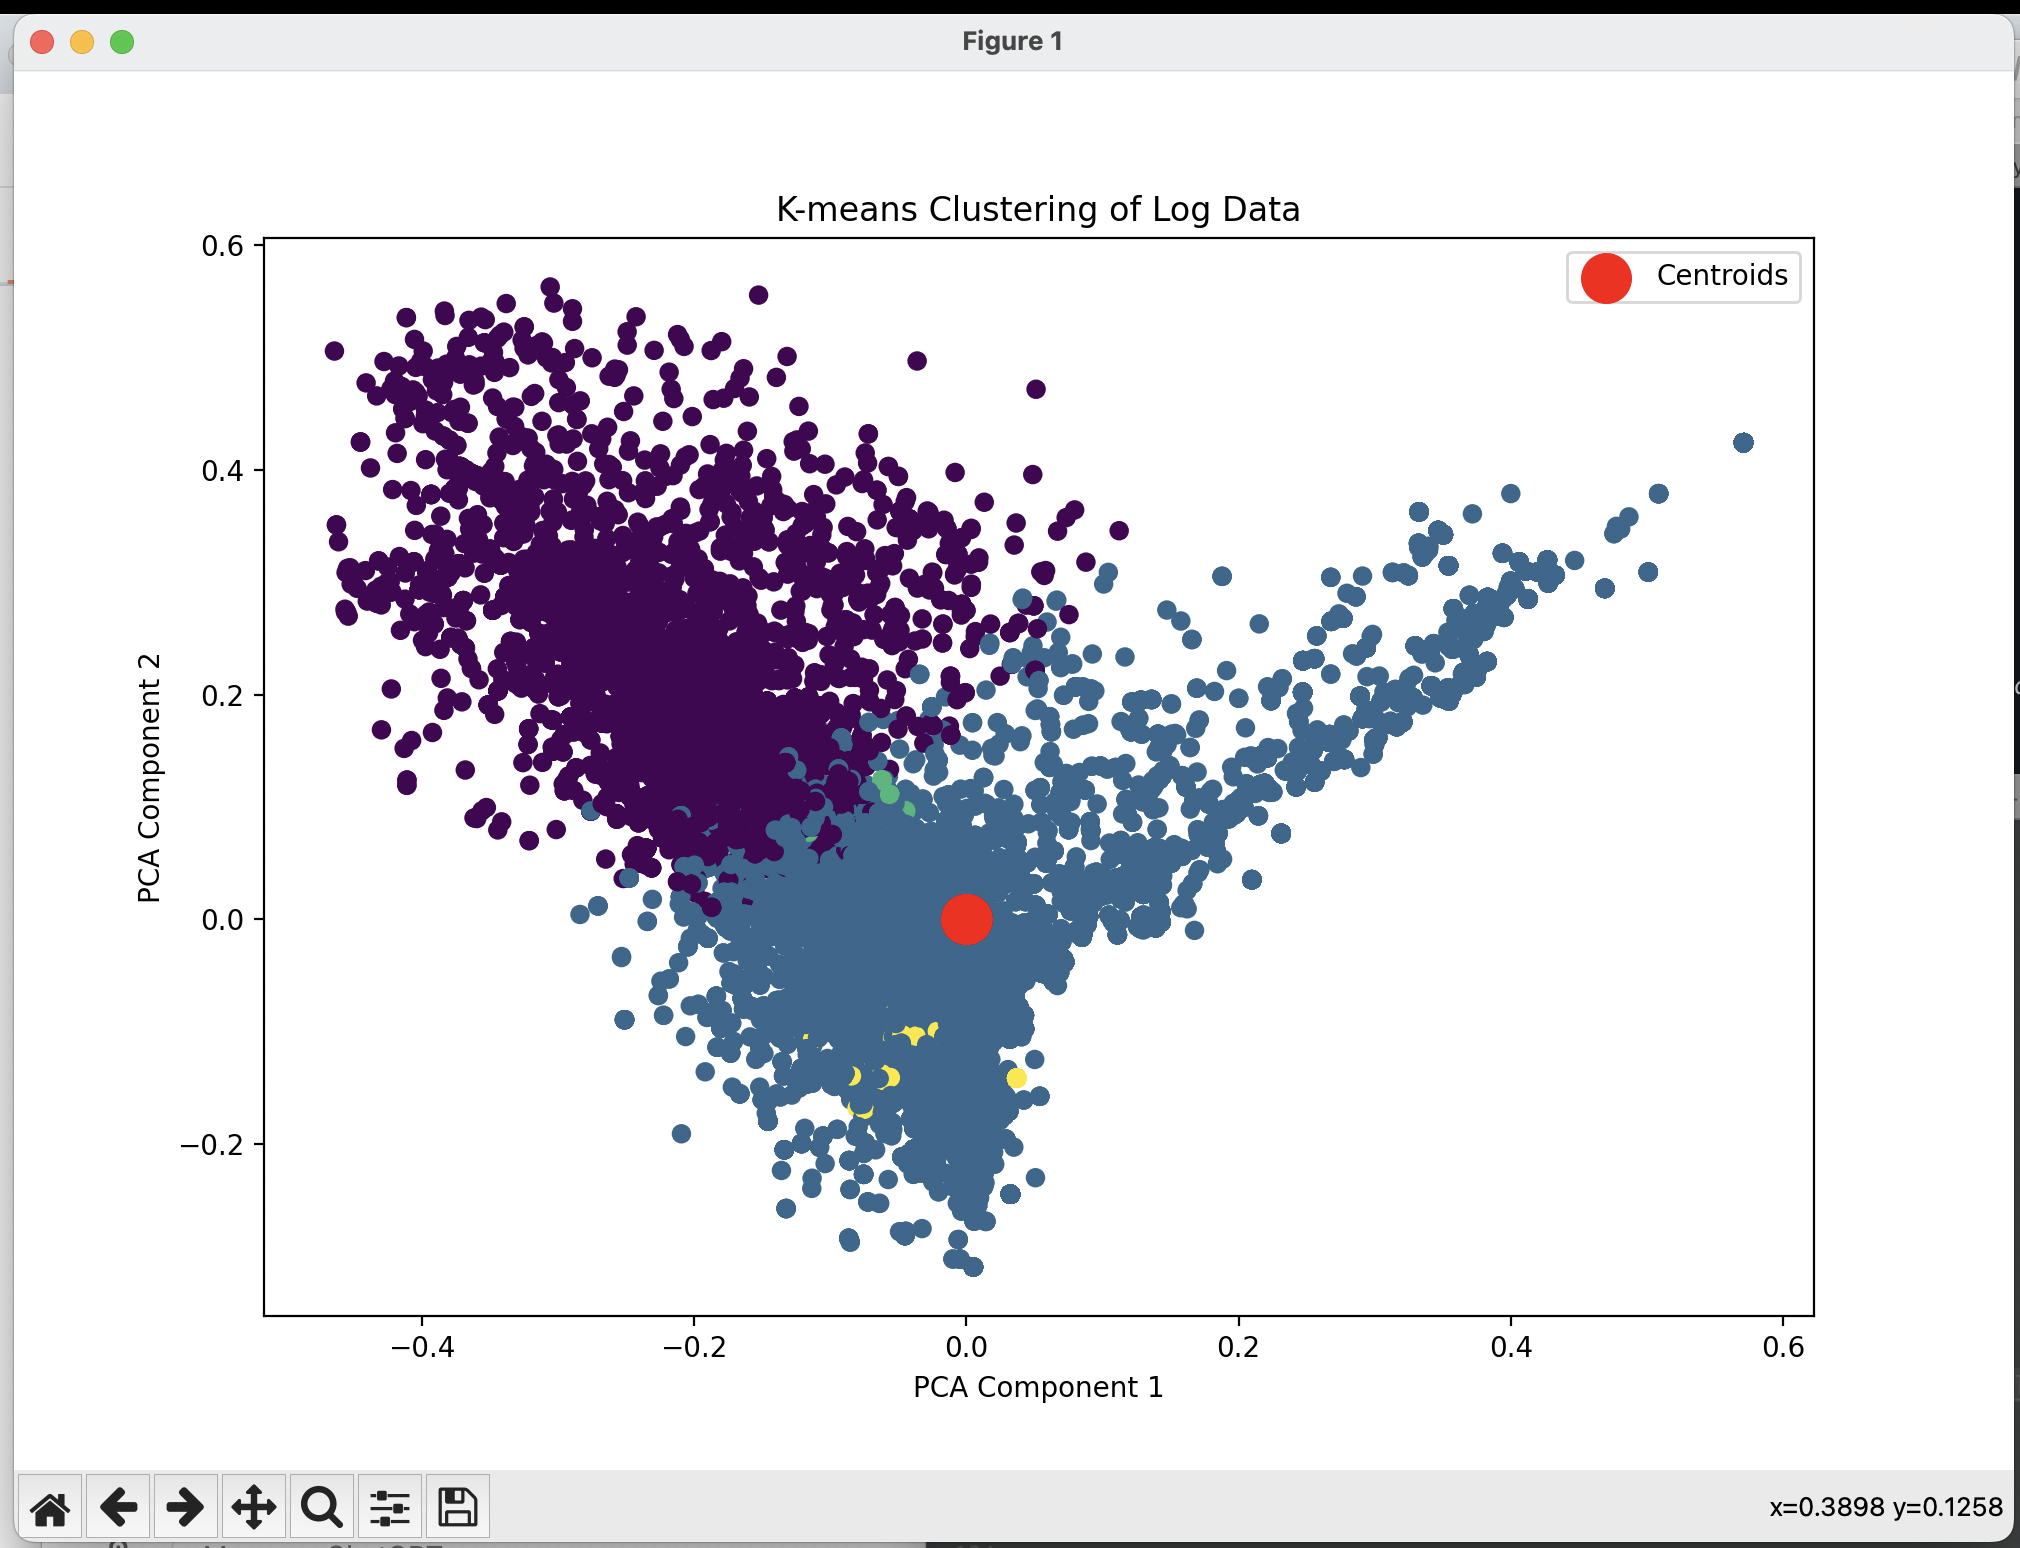

Source code (Python):
# --- python log  kmeans visualization

# To visualize K-means clustering results for log data in Python, we can use libraries like `matplotlib`, `seaborn`, or `plotly`. Here's a step-by-step example showing how to preprocess logs, apply K-means clustering, and visualize the clusters in 2D using `matplotlib` and `sklearn`.

# ### Example Workflow:

# 1. **Load the log data**:
#    - Parse the log file to extract relevant features.
#    - Use vectorization techniques (like `TF-IDF` for text) or extract numerical features.

# 2. **Apply K-Means**:
#    - Use `KMeans` from `sklearn` to cluster the data.

# 3. **Visualize the Clusters**:
#    - Use `matplotlib` to visualize the clusters in a 2D scatter plot.

# ### Code Example

# ```python
import re
import numpy as np
import matplotlib.pyplot as plt
from sklearn.feature_extraction.text import TfidfVectorizer
from sklearn.cluster import KMeans
from sklearn.decomposition import PCA

# 1. Load and preprocess the log data
#def extract_log_data(log_file):
#    # A simple regex to extract relevant log data
#    log_pattern = r'\[(.*?)\] (.*?) (.*)'
#    logs = []
#    with open(log_file, 'r') as f:
#        for line in f:
#            match = re.match(log_pattern, line)
#            if match:
#                logs.append(match.group(3))  # Append the message part of the log
#    return logs

import re
from collections import Counter

# 1. Analyze log lines to identify patterns (timestamps, log levels)
def infer_log_pattern(log_lines):
    # Common regex patterns for timestamps (e.g., [2024-09-01 10:10:00] or 2024-09-01 10:10:00)
    timestamp_patterns = [
        r'\[\d{4}-\d{2}-\d{2} \d{2}:\d{2}:\d{2}\]',  # [YYYY-MM-DD HH:MM:SS]
        r'\d{4}-\d{2}-\d{2} \d{2}:\d{2}:\d{2}'        # YYYY-MM-DD HH:MM:SS
    ]

    # Common log levels
    log_levels = ['INFO', 'ERROR', 'DEBUG', 'WARN', 'TRACE']

    # Build an initial regex pattern template
    log_pattern = ""

    for line in log_lines:
        for pattern in timestamp_patterns:
            if re.search(pattern, line):
                log_pattern += pattern + ' '
                break

        # Try to find log levels in the log line
        for level in log_levels:
            if level in line:
                log_pattern += level + ' '
                break

        # If found a timestamp and log level, extract the message as remaining text
        log_pattern += '(.*)'  # Capture the message part

        # Break after the first match since patterns tend to be consistent
        break

    return log_pattern

# 2. Load logs from a file (you can adjust this to handle larger logs)
def load_log_data(log_file):
    with open(log_file, 'r') as f:
        return f.readlines()

# 3. Automatically detect log pattern
log_lines = load_log_data('log_file.log')
log_pattern = infer_log_pattern(log_lines)
print(f"Auto-detected log pattern: {log_pattern}")

# 4. Extract logs using the inferred pattern
def extract_log_data_auto(log_lines, log_pattern):
    logs = []
    for line in log_lines:
        match = re.match(log_pattern, line)
        if match:
            logs.append(match.group(1))  # Extract the message part
    return logs

#logs_extracted = extract_log_data_auto(log_lines, log_pattern)
#print(f"Extracted Logs: {logs_extracted}")

# Load logs from a file (Replace 'log_file.log' with your log file)
logs = extract_log_data_auto(log_lines, log_pattern) #extract_log_data('log_file.log')

# 2. Vectorize the logs using TF-IDF
vectorizer = TfidfVectorizer(stop_words=None, max_features=1000)
X = vectorizer.fit_transform(logs)

# 3. Apply K-means clustering
kmeans = KMeans(n_clusters=4, random_state=0)
y_kmeans = kmeans.fit_predict(X)

# 4. Visualize the clusters
# Using PCA to reduce dimensionality to 2D for visualization
pca = PCA(n_components=2)
X_pca = pca.fit_transform(X.toarray())

# Plotting the clusters
plt.figure(figsize=(10, 7))
plt.scatter(X_pca[:, 0], X_pca[:, 1], c=y_kmeans, cmap='viridis')
plt.scatter(kmeans.cluster_centers_[:, 0], kmeans.cluster_centers_[:, 1], s=300, c='red', label='Centroids')
plt.title("K-means Clustering of Log Data")
plt.xlabel("PCA Component 1")
plt.ylabel("PCA Component 2")
plt.legend()
plt.show()
# ```

# ### Key Points:
# - **Preprocessing**: Extracts log messages using regular expressions.
# - **TF-IDF Vectorization**: Converts log messages into a numerical form for K-means clustering.
# - **K-means Clustering**: Groups log messages into clusters.
# - **PCA for Visualization**: Reduces high-dimensional data to 2D for easy visualization.

# This example uses text logs. If your log data contains other structured numerical data, you can skip vectorization and directly apply K-means on the numerical data.

# Let me know if you need help adjusting this for specific log data!

# ----- run ----- @ python kmeans_visualization.py -----=>  kmeans_visualization.png
# Auto-detected log pattern: (.*)
